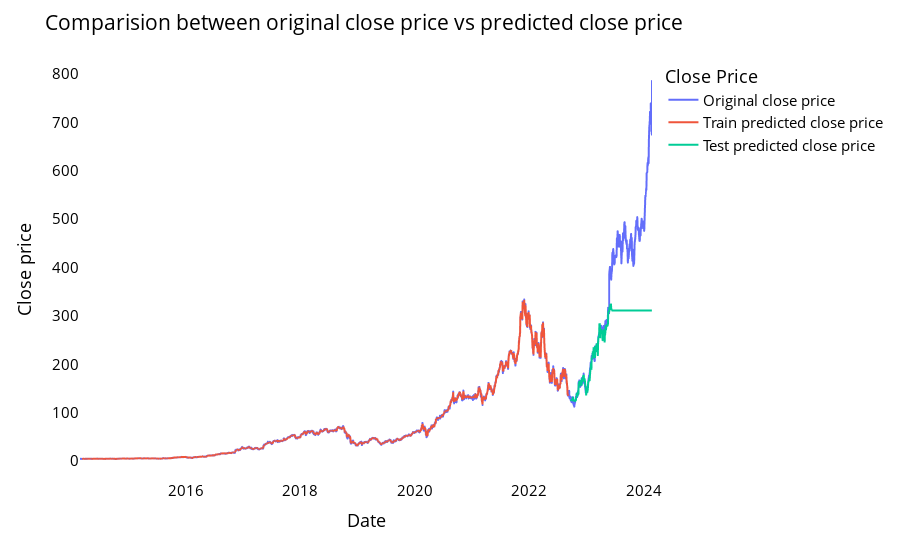

The notebook cell this image was saved under:
### Code cell
# shift train predictions for plotting

look_back=time_step
trainPredictPlot = np.empty_like(closedf)
trainPredictPlot[:, :] = np.nan
trainPredictPlot[look_back:len(train_predict)+look_back, :] = train_predict
print("Train predicted data: ", trainPredictPlot.shape)

# shift test predictions for plotting
testPredictPlot = np.empty_like(closedf)
testPredictPlot[:, :] = np.nan
testPredictPlot[len(train_predict)+(look_back*2)+1:len(closedf)-1, :] = test_predict
print("Test predicted data: ", testPredictPlot.shape)

names = cycle(['Original close price','Train predicted close price','Test predicted close price'])

plotdf = pd.DataFrame({'date': close_stock['Date'],
                       'original_close': close_stock['Close'],
                      'train_predicted_close': trainPredictPlot.reshape(1,-1)[0].tolist(),
                      'test_predicted_close': testPredictPlot.reshape(1,-1)[0].tolist()})

fig = px.line(plotdf,x=plotdf['date'], y=[plotdf['original_close'],plotdf['train_predicted_close'],
                                          plotdf['test_predicted_close']],
              labels={'value':'Close price','date': 'Date'})
fig.update_layout(title_text='Comparision between original close price vs predicted close price',
                  plot_bgcolor='white', font_size=15, font_color='black',legend_title_text='Close Price')
fig.for_each_trace(lambda t:  t.update(name = next(names)))

fig.update_xaxes(showgrid=False)
fig.update_yaxes(showgrid=False)
fig.show()

### Figure 1 — Plotly figure (JSON) as saved in the notebook; plotly's stock layout.template omitted (floating-point values rounded to 4 significant figures; data arrays with more than 128 entries replaced by an {"elided": "..."} marker saying what was removed)
{"data": [{"hovertemplate": "variable=original_close<br>Date=%{x}<br>Close price=%{y}<extra></extra>", "legendgroup": "original_close", "line": {"color": "#636efa", "dash": "solid"}, "marker": {"symbol": "circle"}, "mode": "lines", "name": "Original close price", "showlegend": true, "type": "scattergl", "x": {"elided": "2515 str values"}, "xaxis": "x", "y": {"elided": "2515 float values"}, "yaxis": "y"}, {"hovertemplate": "variable=train_predicted_close<br>Date=%{x}<br>Close price=%{y}<extra></extra>", "legendgroup": "train_predicted_close", "line": {"color": "#EF553B", "dash": "solid"}, "marker": {"symbol": "circle"}, "mode": "lines", "name": "Train predicted close price", "showlegend": true, "type": "scattergl", "x": {"elided": "2515 str values"}, "xaxis": "x", "y": {"elided": "2515 float values"}, "yaxis": "y"}, {"hovertemplate": "variable=test_predicted_close<br>Date=%{x}<br>Close price=%{y}<extra></extra>", "legendgroup": "test_predicted_close", "line": {"color": "#00cc96", "dash": "solid"}, "marker": {"symbol": "circle"}, "mode": "lines", "name": "Test predicted close price", "showlegend": true, "type": "scattergl", "x": {"elided": "2515 str values"}, "xaxis": "x", "y": {"elided": "2515 float values"}, "yaxis": "y"}], "layout": {"font": {"color": "black", "size": 15}, "legend": {"title": {"text": "Close Price"}, "tracegroupgap": 0}, "margin": {"t": 60}, "plot_bgcolor": "white", "title": {"text": "Comparision between original close price vs predicted close price"}, "xaxis": {"anchor": "y", "domain": [0, 1], "showgrid": false, "title": {"text": "Date"}}, "yaxis": {"anchor": "x", "domain": [0, 1], "showgrid": false, "title": {"text": "Close price"}}}}
